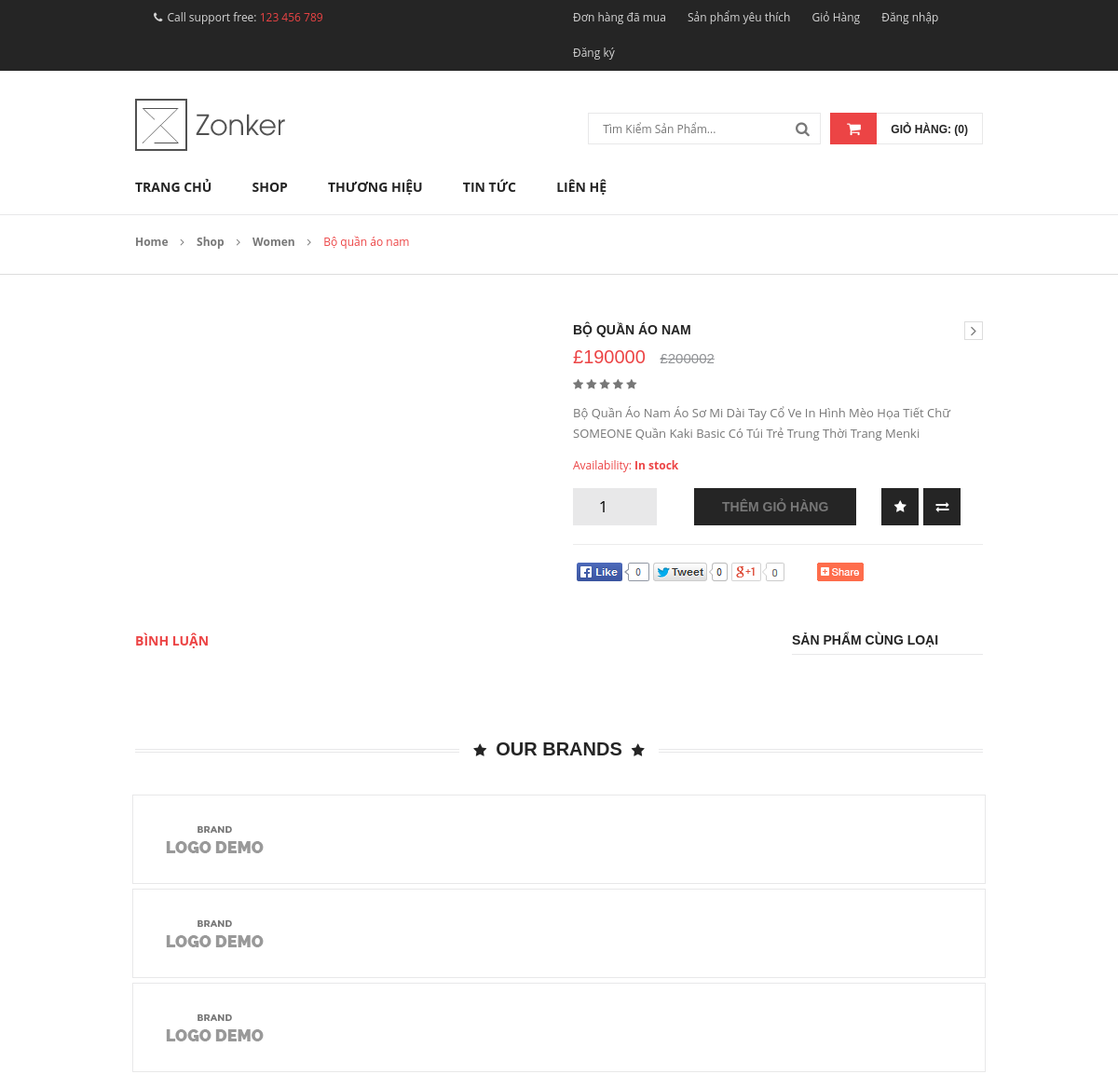
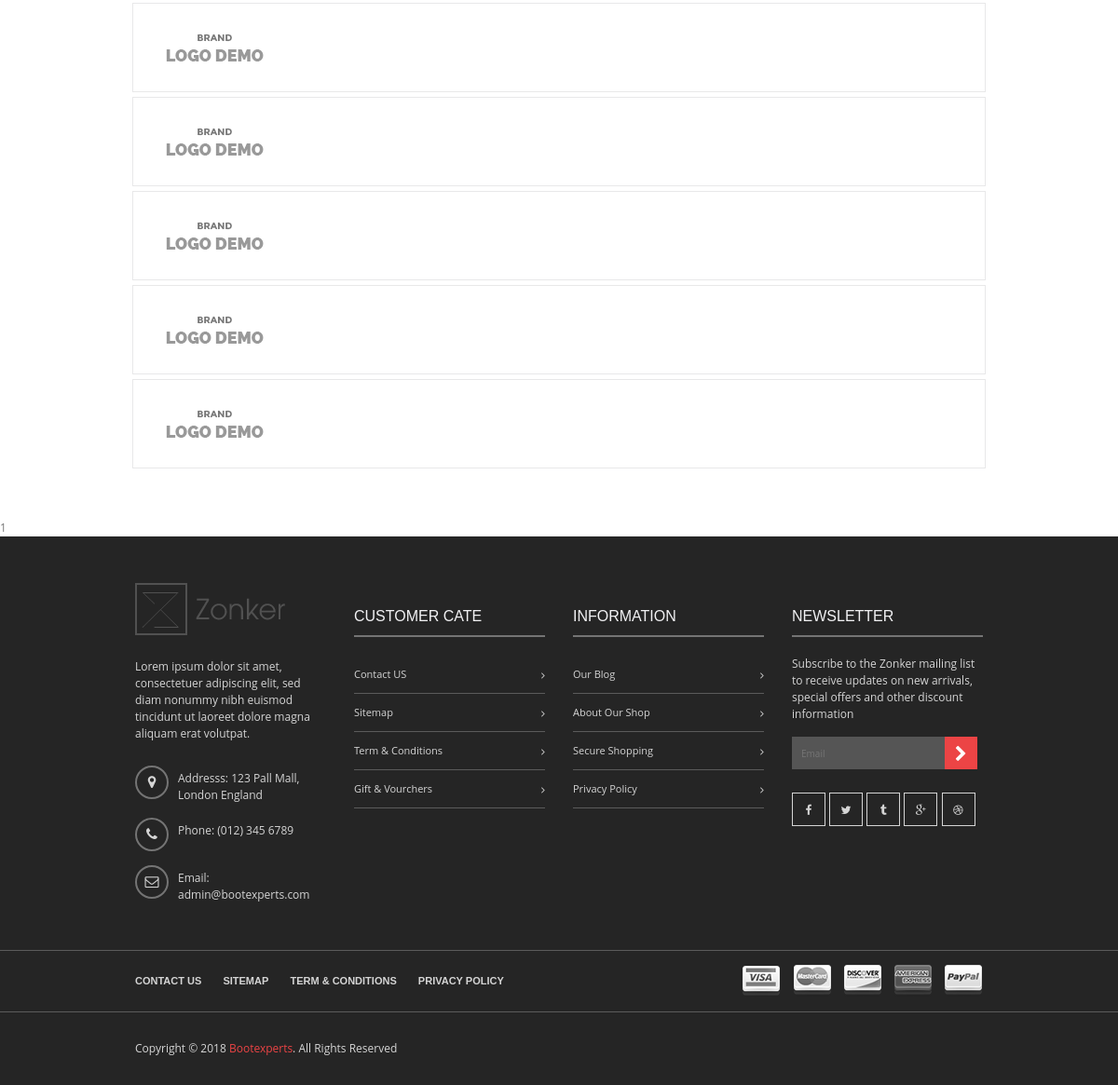
/chitietsp?id=63, run on the app's committed database (2 pictures, top to bottom).
### tables this page shows
CREATE TABLE `product` (
  `id` int(11) NOT NULL,
  `category_id` int(11) DEFAULT NULL,
  `brand_id` int(11) DEFAULT NULL,
  `title` varchar(350) DEFAULT NULL,
  `price` int(11) DEFAULT NULL,
  `number` int(11) NOT NULL,
  `discount` int(11) DEFAULT NULL,
  `view` int(11) NOT NULL,
  `thumbnail` varchar(500) DEFAULT NULL,
  `description` longtext DEFAULT NULL,
  `status` int(11) NOT NULL,
  `created_at` datetime DEFAULT NULL,
  `updated_at` datetime DEFAULT NULL,
  `deleted` int(11) DEFAULT NULL
);

### client/views/homepage/chitietsp.php (the view, shortened to what this page needs)
<div class="breadcrumb-area">
    <div class="container">
        <div class="row">
            <div class="col-md-12">
                <div class="breadcrumb">
                    <ul>
                        <li><a href="index.html">Home</a> <i class="fa fa-angle-right"></i></li>
                        <li><a href="shop.html">Shop</a> <i class="fa fa-angle-right"></i></li>
                        <li><a href="#">Women</a> <i class="fa fa-angle-right"></i></li>
                        <li><?= $item[0]['title'] ?></li>
                    </ul>
                </div>
            </div>
        </div>
    </div>
</div>
<div class="product-simple-area">
    <div class="container">
        <div class="row">
            <div class="col-lg-6 col-md-6">
                <div class="single-product-image">
                </div>
            </div>
            <div class="col-lg-6 col-md-6">
                <div class="single-product-info">
                    <div class="product-nav">
                        <a href="#"><i class="fa fa-angle-right"></i></a>
                    </div>
                    <h1 class="product_title"><?= $item[0]['title'] ?></h1>
                    <div class="price-box">
                        <span class="new-price">£<?= $item[0]['discount'] ?></span>
                        <span class="old-price">£<?= $item[0]['price'] ?></span>
                    </div>
                    <div class="pro-rating">
                        <a href="#"><i class="fa fa-star"></i></a>
                        <a href="#"><i class="fa fa-star"></i></a>
                        <a href="#"><i class="fa fa-star"></i></a>
                        <a href="#"><i class="fa fa-star"></i></a>
                        <a href="#"><i class="fa fa-star"></i></a>
                    </div>
                    <div class="short-description">
                        <p><?= $item[0]['description'] ?></p>
                    </div>
                    <div class="stock-status">
                        <label>Availability</label>: <strong>In stock</strong>
                    </div>
                    <form action="">
                        <div class="quantity">
                            <input type="number" value="1" />
                            <BUtton><a href="<?= BASE_URL . 'add-to-cart?id=' . $item[0]['id'] ?>">THÊM GIỎ HÀNG</a> </BUtton>
                        </div>
                    </form>
                    <div class="add-to-wishlist">
                        <a href="#" data-toggle="tooltip" title="Yêu thích"><i class="fa fa-star"></i></a>
                        <a href="#" data-toggle="tooltip" title="Compare"><i class="fa fa-exchange"></i></a>
                    </div>
                    <div class="share_buttons">
                        <a href="#"><img src="img/share-img.png" alt="" /></a>
                    </div>
                </div>
            </div>
        </div>
    </div>
</div>
<div class="product-tab-area">
    <div class="container">
        <div class="row">
            <div class="col-lg-9 col-md-12">
                <div class="product-tabs">
                    <div class="product__tabs_inner">
                        <ul class="nav nav-tabs description-list" role="tablist">
                            <li role="presentation"><a href="#page-comments" aria-controls="page-comments" role="tab" data-toggle="tab">Bình Luận</a></li>
                        </ul>
                    </div>
                </div>
            </div>
            <div class="col-lg-3 col-md-12">
                <aside class="widget top-product-widget">
                    <h3 class="sidebar-title">SẢN PHẨM CÙNG LOẠI</h3>
                </aside>
            </div>
        </div>
    </div>
</div>
<div class="brand-area">
    <div class="container">
        <div class="row">
            <div class="col-md-12">
                <div class="section-heading">
                    <h3>Our Brands</h3>
                </div>
            </div>
        </div>
        <div class="row">
            <div class="brand-curosel">
                <div class="col-12">
                    <div class="single-brand">
                        <a href="#"><img src="img/brand/1.png" alt="" /></a>
                    </div>
                </div>
                <div class="col-12">
                    <div class="single-brand">
                        <a href="#"><img src="img/brand/1.png" alt="" /></a>
                    </div>
                </div>
                <div class="col-12">
                    <div class="single-brand">
                        <a href="#"><img src="img/brand/1.png" alt="" /></a>
                    </div>
                </div>
                <div class="col-12">
                    <div class="single-brand">
                        <a href="#"><img src="img/brand/1.png" alt="" /></a>
                    </div>
                </div>
                <div class="col-12">
                    <div class="single-brand">
                        <a href="#"><img src="img/brand/1.png" alt="" /></a>
                    </div>
                </div>
                <div class="col-12">
                    <div class="single-brand">
                        <a href="#"><img src="img/brand/1.png" alt="" /></a>
                    </div>
                </div>
                <div class="col-12">
                    <div class="single-brand">
                        <a href="#"><img src="img/brand/1.png" alt="" /></a>
                    </div>
                </div>
                <div class="col-12">
                    <div class="single-brand">
                        <a href="#"><img src="img/brand/1.png" alt="" /></a>
                    </div>
                </div>
            </div>
        </div>
    </div>
</div>

### public/client-asset/css/donhangct.css (style rules this page uses)
label { margin-bottom: 0; padding: 0; font-weight: bold; }
.row { margin: 0px; }

### public/client-asset/css/main.css (style rules this page uses)
html { color: #222; font-size: 1em; line-height: 1.4; }
audio, canvas, iframe, img, svg, video { vertical-align: middle; }

### public/client-asset/css/responsive.css (style rules this page uses)
@media (min-width: 992px) and (max-width: 1200px) { .container { width: 970px; } }

### data on the page
product: title "Bộ quần áo nam", title "BỘ QUẦN ÁO NAM", discount "190000", price "200002", description "Bộ Quần Áo Nam Áo Sơ Mi Dài Tay Cổ Ve In Hình Mèo Họa Tiết Chữ SOMEONE Quần Kaki Basic Có Túi Trẻ Trung Thời Trang Menki"

### other printed values
countCartNumber() "0"
include_once $view "1"
